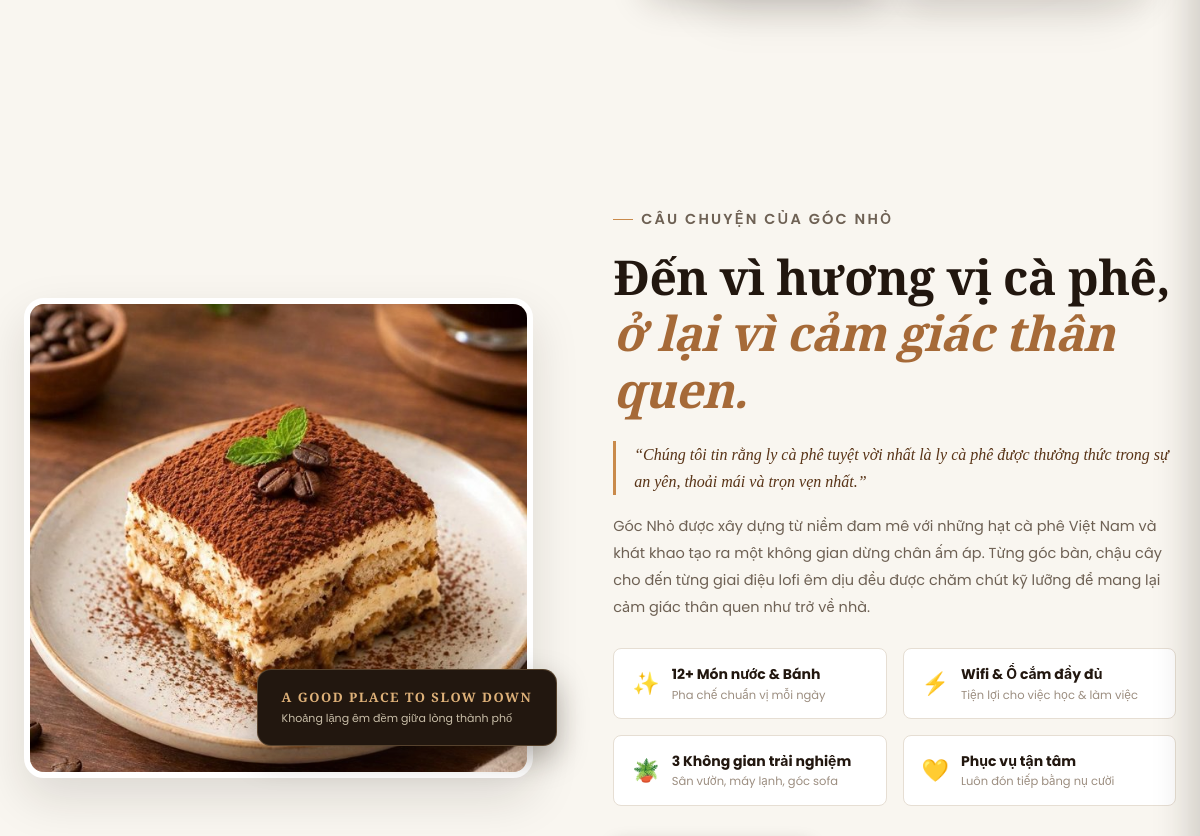
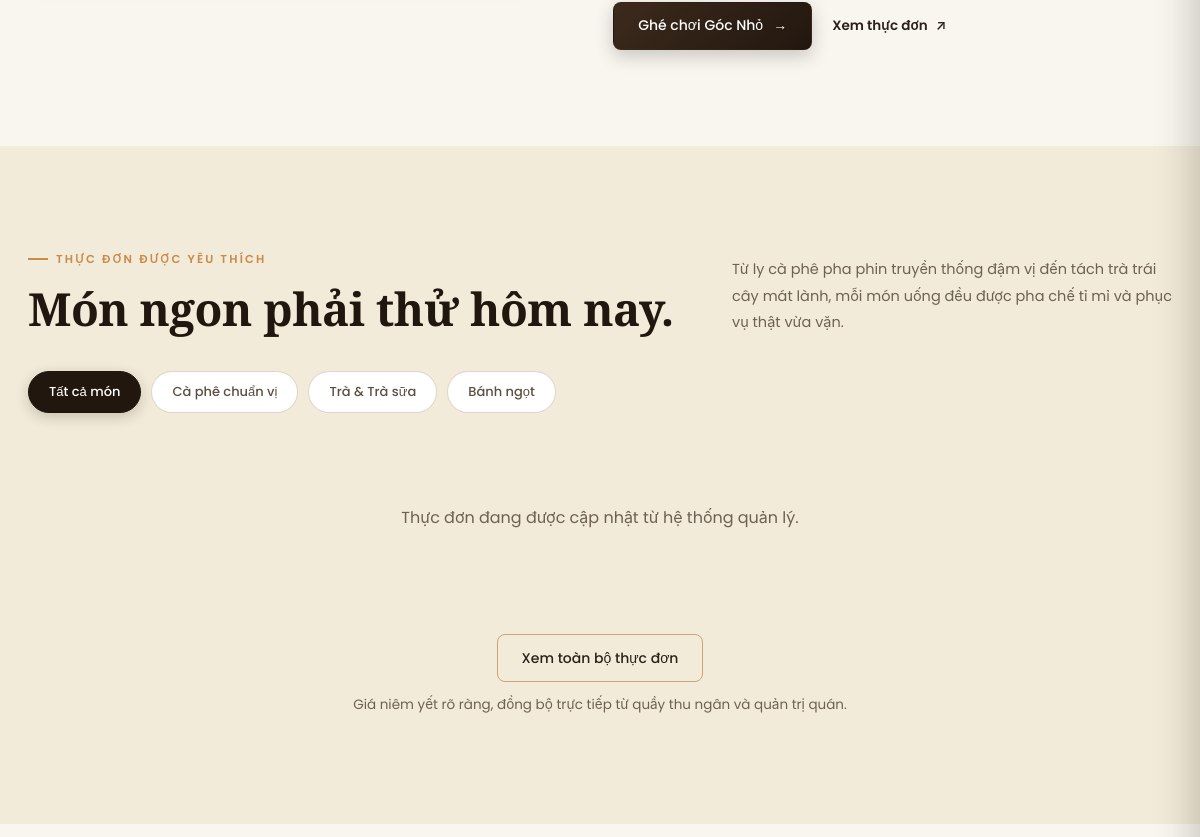
/ (middle part), run on an earlier commit of the app's database (2 pictures, top to bottom).
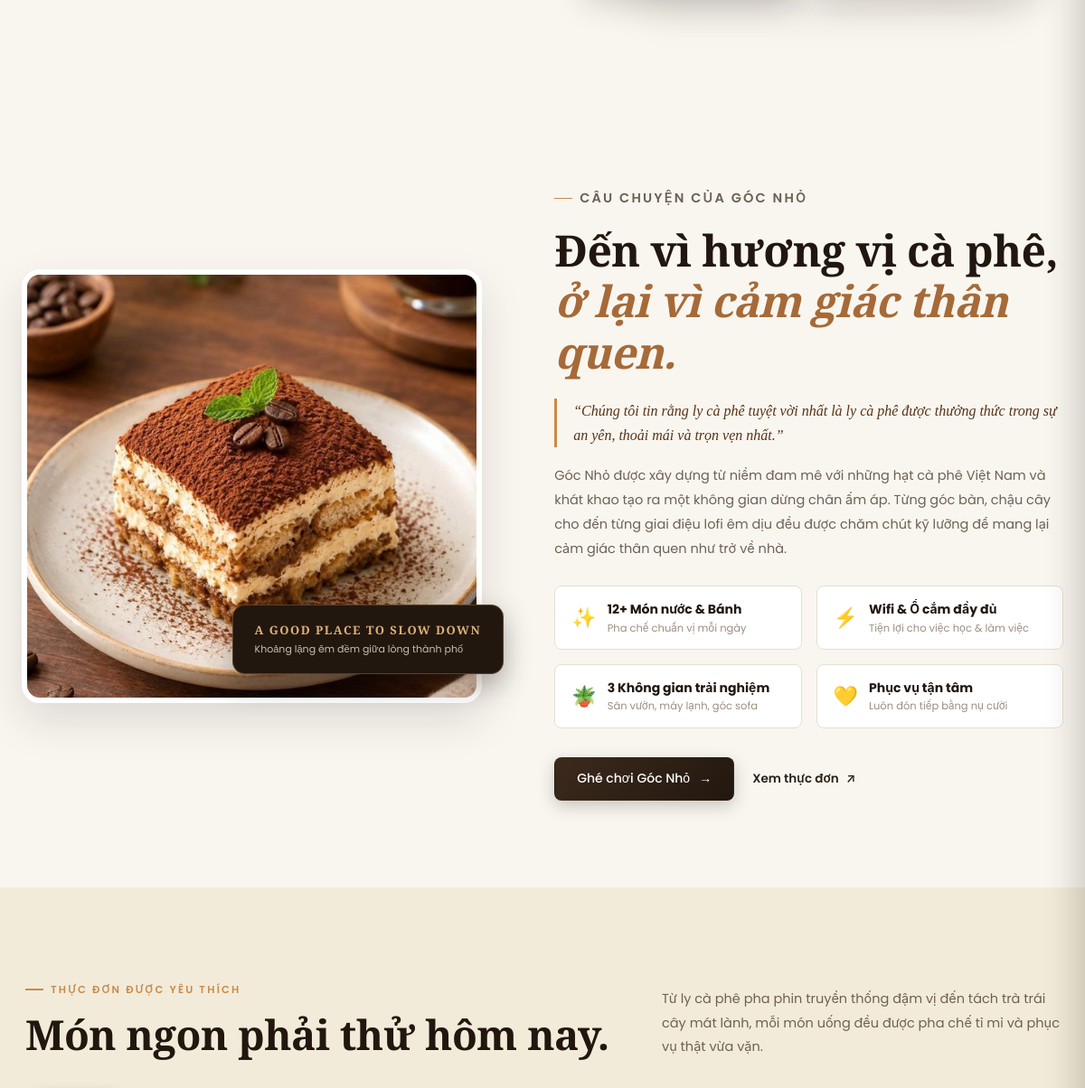
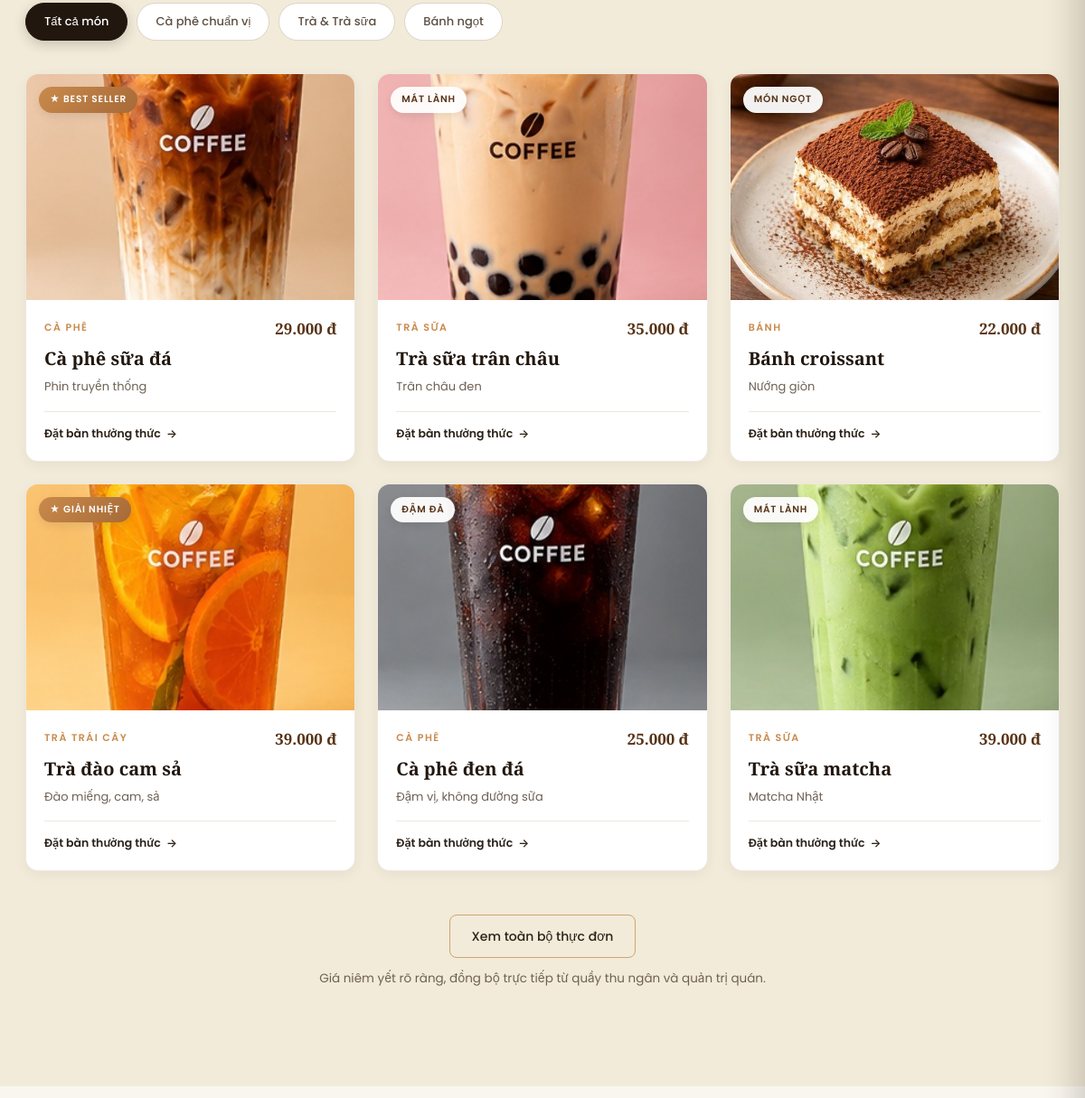
And on a later commit of the database (2 pictures, top to bottom).
### tables this page shows
CREATE TABLE IF NOT EXISTS site_settings (
  setting_key VARCHAR(100) NOT NULL PRIMARY KEY,
  setting_value TEXT NULL,
  setting_label VARCHAR(255) NULL,
  updated_at DATETIME DEFAULT CURRENT_TIMESTAMP ON UPDATE CURRENT_TIMESTAMP
);

CREATE TABLE menu_items (
  item_id INT UNSIGNED AUTO_INCREMENT PRIMARY KEY,
  category_id INT UNSIGNED NOT NULL,
  item_name VARCHAR(150) NOT NULL,
  description VARCHAR(255) NULL,
  price INT UNSIGNED NOT NULL,
  image VARCHAR(255) NULL,
  is_hidden TINYINT(1) NOT NULL DEFAULT 0,
  is_sold_out TINYINT(1) NOT NULL DEFAULT 0,
  stock INT UNSIGNED NOT NULL DEFAULT 0,
  min_stock INT UNSIGNED NOT NULL DEFAULT 10,
  UNIQUE KEY uq_cat_name (category_id, item_name),
  FOREIGN KEY (category_id) REFERENCES categories(category_id)
);

CREATE TABLE categories (
  category_id INT UNSIGNED AUTO_INCREMENT PRIMARY KEY,
  category_name VARCHAR(100) NOT NULL UNIQUE,
  has_options TINYINT(1) NOT NULL DEFAULT 1
);

### index.php (called while the page is built, shortened)
<?php
$routes = array(
    'home' => 'home/index.php',
    'public-menu' => 'public-menu/index.php',
    'menu' => 'menu/index.php',
    'menu-detail' => 'menu-detail/index.php',
    'tables' => 'tables/index.php',
    'schedule' => 'schedule/index.php',
    'ops' => 'ops/index.php',
    'orders' => 'orders/index.php',
    'cashshift' => 'cashshift/index.php',
    'kitchen' => 'kitchen/index.php',
);
$page = $_GET['page'] ?? null;
if ($page === null || $page === '') {
    $page = 'home';
}
if (!is_string($page) || !isset($routes[$page])) {
    http_response_code(404);
    $page = '404';
    $file = __DIR__ . '/pages/404/index.php';
} else {
    $file = __DIR__ . '/pages/' . $routes[$page];
}
$action = dirname($file) . '/action.php';
if (is_file($action)) {
    require $action;
}
require __DIR__ . '/layouts/public/header.php';
require $file;
require __DIR__ . '/layouts/public/footer.php';

### config/database.php (called while the page is built, shortened)
<?php
$env = function ($key, $default) {
    $value = getenv($key);
    return $value === false ? $default : $value;
};
$appEnvironment = strtolower((string) $env('APP_ENV', 'local'));
$dbUser = $env('DB_USER', 'root');
$dbPassword = $env('DB_PASSWORD', '');
return array(
    'host'     => $env('DB_HOST', '127.0.0.1'),
    'port'     => (int) $env('DB_PORT', '3306'),
    'database' => $env('DB_NAME', 'coffee_shop'),
    'username' => $dbUser,
    'password' => $dbPassword,
    'charset'  => 'utf8mb4',
);

### helpers/database.php (called while the page is built)
<?php
function db()
{
    static $database = null;
    if ($database === null) {
        $config = require __DIR__ . '/../config/database.php';
        $database = new Database($config);
    }
    return $database;
}

### classes/Database.php (called while the page is built, shortened)
<?php
class Database
{
    private $connection;
    public function __construct($config)
    {
        $this->connection = new mysqli(
            $config['host'], $config['username'], $config['password'],
            $config['database'], $config['port']
        );
        $this->connection->set_charset($config['charset']);
    }
    public function run($sql, $params = array())
    {
        $stmt = $this->connection->prepare($sql);
        $stmt->execute();
        return $stmt;
    }
    public function fetchAll($sql, $params = array())
    {
        return $this->run($sql, $params)->get_result()->fetch_all(MYSQLI_ASSOC);
    }
}

### helpers/common.php (called while the page is built, shortened)
<?php
function e($value)
{
    return htmlspecialchars((string) $value, ENT_QUOTES, 'UTF-8');
}
function money($value)
{
    return number_format((float) $value, 0, ',', '.') . ' đ';
}
function get_all_settings($refresh = false)
{
    static $settings = null;
    if ($settings !== null && !$refresh) {
        return $settings;
    }
    $settings = array();
    try {
        $rows = db()->fetchAll('SELECT setting_key, setting_value FROM site_settings');
        foreach ($rows as $r) {
            $settings[$r['setting_key']] = $r['setting_value'];
        }
    } catch (\Throwable $e) {
    }
    return $settings;
}
function setting($key, $default = '')
{
    $all = get_all_settings();
    return isset($all[$key]) && $all[$key] !== '' && $all[$key] !== null ? $all[$key] : $default;
}
function menu_item_image($item)
{
    $nameMap = array(
        'Cà phê sữa đá' => 'assets/images/menu/01-ca-phe-sua-da.jpg',
        'Cà phê đen đá' => 'assets/images/menu/02-ca-phe-den-da.jpg',
        'Cà phê đen nóng' => 'assets/images/menu/03-ca-phe-den-nong.jpg',
        'Cà phê bạc xỉu' => 'assets/images/menu/04-ca-phe-bac-xiu.jpg',
        'Cà phê cappuccino' => 'assets/images/menu/05-ca-phe-cappuccino.jpg',
        'Trà sữa trân châu' => 'assets/images/menu/06-tra-sua-tran-chau.jpg',
        'Trà sữa matcha' => 'assets/images/menu/07-tra-sua-matcha.jpg',
        'Trà đào cam sả' => 'assets/images/menu/08-tra-dao-cam-sa.jpg',
        'Trà vải hoa hồng' => 'assets/images/menu/09-tra-vai-hoa-hong.jpg',
        'Bánh tiramisu' => 'assets/images/menu/10-banh-tiramisu.jpg',
        'Bánh croissant' => 'assets/images/menu/10-banh-tiramisu.jpg',
    );
    $name = trim($item['item_name'] ?? '');
    if (isset($nameMap[$name])) {
        return $nameMap[$name];
    }
    return 'assets/images/images.jpg';
}

### functions.php (called while the page is built, shortened)
<?php
function public_menu_items($categoryId = 0)
{
    $sql = "SELECT m.item_id, m.category_id, m.item_name, m.price, m.image, m.description, c.category_name
            FROM menu_items m
            JOIN categories c ON c.category_id = m.category_id
            WHERE m.is_hidden = 0";
    return db()->fetchAll($sql . " ORDER BY m.item_id ASC");
}
function public_featured_menu_items($limit = 6)
{
    $items = public_menu_items();
    $byCategory = array();
    foreach ($items as $item) {
        $categoryId = (int) $item['category_id'];
        if (!isset($byCategory[$categoryId])) {
            $byCategory[$categoryId] = array();
        }
        $byCategory[$categoryId][] = $item;
    }
    $featured = array();
    for ($round = 0; count($featured) < max(0, (int) $limit); $round++) {
        $addedInRound = false;
        foreach ($byCategory as $categoryItems) {
            if (isset($categoryItems[$round])) {
                $featured[] = $categoryItems[$round];
                $addedInRound = true;
                if (count($featured) >= (int) $limit) {
                    break;
                }
            }
        }
        if (!$addedInRound) {
            break;
        }
    }
    return $featured;
}

### pages/home/action.php (called while the page is built, shortened)
<?php
require_once __DIR__ . '/../../functions.php';
try {
    $dbMenuItems = public_featured_menu_items(6);
} catch (Throwable $e) {
    $dbMenuItems = array();
}

### pages/home/index.php (the view, shortened to what the changed rows need)
<?php
$brandName = setting('brand_name', 'Góc Nhỏ');
function get_cat_filter($catName) {
    $low = mb_strtolower((string) $catName, 'UTF-8');
    if (strpos($low, 'cà phê') !== false || strpos($low, 'cafe') !== false || strpos($low, 'coffee') !== false) return 'coffee';
    if (strpos($low, 'trà') !== false || strpos($low, 'tea') !== false) return 'tea';
    if (strpos($low, 'bánh') !== false || strpos($low, 'cake') !== false || strpos($low, 'bakery') !== false) return 'bakery';
    return 'other';
}
function get_item_badge($index, $catFilter, $price) {
    if ($index === 0) return array('★ BEST SELLER', 'best-seller');
    if ($catFilter === 'coffee') return array('ĐẬM ĐÀ', '');
    if ($catFilter === 'tea' && $index === 3) return array('★ GIẢI NHIỆT', 'best-seller');
    if ($catFilter === 'tea') return array('MÁT LÀNH', '');
    if ($catFilter === 'bakery') return array('MÓN NGỌT', '');
    return array('ĐƯỢC YÊU THÍCH', '');
}
?>
<main>
    <section class="story-section" id="story">
        <div class="story-copy">
            <p class="eyebrow">CÂU CHUYỆN CỦA <?= mb_strtoupper(e($brandName), 'UTF-8') ?></p>
            <h2><?= e(setting('story_title', 'Đến vì hương vị cà phê,')) ?><br><em><?= e(setting('story_subtitle', 'ở lại vì cảm giác thân quen.')) ?></em></h2>
            <div class="story-quote">
                <?= e(setting('story_quote', '“Chúng tôi tin rằng ly cà phê tuyệt vời nhất là ly cà phê được thưởng thức trong sự an yên, thoải mái và trọn vẹn nhất.”')) ?>
            </div>
            <p><?= nl2br(e(setting('story_desc', 'Góc Nhỏ được xây dựng từ niềm đam mê với những hạt cà phê Việt Nam và khát khao tạo ra một không gian dừng chân ấm áp. Từng góc bàn, chậu cây cho đến từng giai điệu lofi êm dịu đều được chăm chút kỹ lưỡng để mang lại cảm giác thân quen như trở về nhà.'))) ?></p>
            <div class="story-highlights-grid">
                <div class="story-highlight-box">
                </div>
                <div class="story-highlight-box">
                </div>
                <div class="story-highlight-box">
                </div>
                <div class="story-highlight-box">
                </div>
            </div>
            <div class="story-actions">
                <a class="button button-dark" href="#booking">
                </a>
                <a class="button-link" href="#menu">
                </a>
            </div>
        </div>
    </section>
    <section class="menu-section" id="menu">
        <div class="section-heading">
            <div>
                <h2>Món ngon phải thử hôm nay.</h2>
            </div>
        </div>
        <div class="menu-cards-grid">
            <?php if (!empty($dbMenuItems)): ?>
                <?php foreach ($dbMenuItems as $idx => $item):
                    $catFilter = get_cat_filter($item['category_name']);
                    list($badgeText, $badgeClass) = get_item_badge($idx, $catFilter, (int) $item['price']);
                    $imgSrc = menu_item_image($item);
                ?>
                <article class="menu-card" data-category="<?= e($catFilter) ?>">
                    <div class="menu-photo">
                        <img src="<?= e($imgSrc) ?>" alt="<?= e($item['item_name']) ?>" loading="lazy">
                        <span class="menu-badge<?= $badgeClass ? ' ' . e($badgeClass) : '' ?>"><?= e($badgeText) ?></span>
                    </div>
                    <div class="menu-card-body">
                        <div class="menu-card-meta">
                            <span class="menu-card-cat"><?= e($item['category_name']) ?></span>
                            <strong class="menu-card-price"><?= money($item['price']) ?></strong>
                        </div>
                        <h3><?= e($item['item_name']) ?></h3>
                        <p class="menu-card-desc"><?= e(!empty($item['description']) ? $item['description'] : 'Món uống được pha chế chỉn chu, đậm đà chuẩn vị tại ' . $brandName . '.') ?></p>
                        <div class="menu-card-footer">
                            <a class="menu-order-btn" href="#booking">Đặt bàn thưởng thức <span aria-hidden="true">→</span></a>
                        </div>
                    </div>
                </article>
                <?php endforeach; ?>
            <?php else: ?>
                <p style="grid-column: 1 / -1; text-align: center; color: var(--c-text-muted); padding: 40px 0;">
                    Thực đơn đang được cập nhật từ hệ thống quản lý.
                </p>
            <?php endif; ?>
        </div>
    </section>
</main>

What changed in the data, as far as the page shows it:
added site_settings: setting_key "Đến vì hương vị cà phê,"
added menu_items: shows a picture, badgeText "★ BEST SELLER", category.category_name "CÀ PHÊ", price "29.000 đ", item_name "Cà phê sữa đá", description "Phin truyền thống"
added menu_items: shows a picture, badgeText "MÁT LÀNH", category.category_name "TRÀ SỮA", price "35.000 đ", item_name "Trà sữa trân châu", description "Trân châu đen"
added menu_items: shows a picture, badgeText "MÓN NGỌT", category.category_name "BÁNH", price "22.000 đ", item_name "Bánh croissant", description "Nướng giòn"
added menu_items: shows a picture, badgeText "★ GIẢI NHIỆT", category.category_name "TRÀ TRÁI CÂY", price "39.000 đ", item_name "Trà đào cam sả", description "Đào miếng, cam, sả"
added menu_items: shows a picture, badgeText "ĐẬM ĐÀ", category.category_name "CÀ PHÊ", price "25.000 đ", item_name "Cà phê đen đá", description "Đậm vị, không đường sữa"
added menu_items: shows a picture, badgeText "MÁT LÀNH", category.category_name "TRÀ SỮA", price "39.000 đ", item_name "Trà sữa matcha", description "Matcha Nhật"
Also different on the page:
setting('story_title', 'Đến vì hương vị cà phê,'): "Đến vì hương vị cà phê," → (not shown)
text no longer shown: "Thực đơn đang được cập nhật từ hệ thống quản lý."
